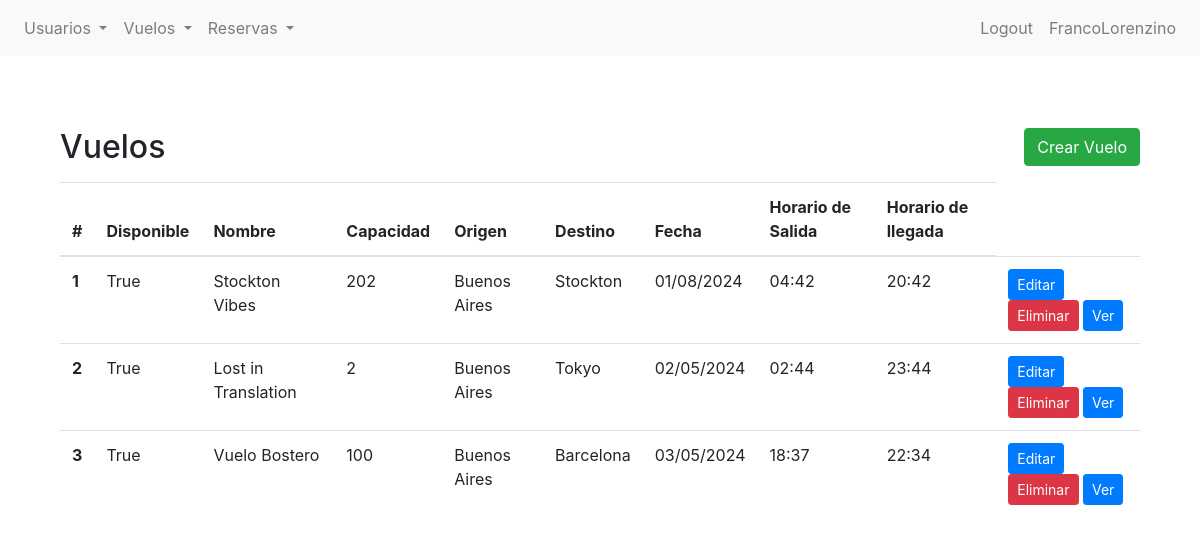
The page /bookings/vuelo/list/ (signed in) on the database its author committed.
### bookings/models.py (models this page shows, shortened)
class Vuelo(models.Model):
    nombre = models.CharField(max_length=100)
    disponible = models.BooleanField(default=True)
    capacidad = models.IntegerField()
    origen = models.CharField(max_length=100)
    destino = models.CharField(max_length=100)
    fecha = models.DateField(default=timezone.now)
    hora_salida = models.TimeField(default=timezone.now)
    hora_llegada = models.TimeField(default=timezone.now)

### bookings/views.py (the view)
# urls.py: path("vuelo/list/", vuelo_list_view, name="vuelo-list"),
@login_required
def vuelo_list_view(request):
    todos_los_vuelos = Vuelo.objects.all()
    contexto = {"SANTIAGOMOTORIZADO": todos_los_vuelos}
    return render(request, "bookings/vuelos/list.html", contexto)

### bookings/templates/bookings/vuelos/list.html (shortened to what this page needs)
{% extends 'bookings/base.html' %}
{% block content %}
<section class="py-5">
    <div class="container">
        <div class="d-flex justify-content-between align-items-center mb-3">
            <h2 class="mb-0">Vuelos</h2>
            <a href="{% url 'vuelo-create' %}" class="btn btn-success">Crear Vuelo</a>
        </div>
        <table class="table">
            <thead>
                <tr>
                    <th scope="col">#</th>
                    <th scope="col">Disponible</th>
                    <th scope="col">Nombre</th>
                    <th scope="col">Capacidad</th>
                    <th scope="col">Origen</th>
                    <th scope="col">Destino</th>
                    <th scope="col">Fecha</th>
                    <th scope="col">Horario de Salida</th>
                    <th scope="col">Horario de llegada</th>
                </tr>
            </thead>
            <tbody>
                {% if SANTIAGOMOTORIZADO %}
                {% for vuelo in SANTIAGOMOTORIZADO %}
                <tr>
                    <th scope="row">{{ forloop.counter }}</th>
                    <td>{{ vuelo.disponible }}</td>
                    <td>{{ vuelo.nombre }}</td>
                    <td>{{ vuelo.capacidad }}</td>
                    <td>{{ vuelo.origen }}</td>
                    <td>{{ vuelo.destino }}</td>
                    <td>{{ vuelo.fecha | date:"d/m/Y"}}</td>
                    <td>{{ vuelo.hora_salida | date:"H:i"}}</td>
                    <td>{{ vuelo.hora_llegada | date:"H:i"}}</td>
                    <td>
                        <a href="{% url 'vuelo-update' vuelo.id %}" class="btn btn-primary btn-sm">Editar</a>
                        <a href="{% url 'vuelo-delete' vuelo.id %}" class="btn btn-danger btn-sm">Eliminar</a>
                        <a href="{% url 'vuelo-detail' vuelo.id %}" class="btn btn-primary btn-sm">Ver</a>
                    </td>
                </tr>
                {% endfor %}
                {% else %}
                <tr>
                    <td colspan="7">No hay Vuelos disponibles.</td>
                </tr>
                {% endif %}
            </tbody>
        </table>
    </div>
</section>
{% endblock %}

### bookings/templates/bookings/base.html (shortened to what this page needs)
{% load static %}
<!DOCTYPE html>
<html lang="en">
<head>
    <link rel="stylesheet" href="{% static 'bookings/css/bootstrap.css' %}">
</head>
<body>
    <nav class="navbar navbar-expand-lg navbar-light bg-light">
        <div class="collapse navbar-collapse" id="navbarNav">
            <ul class="navbar-nav">
                {% if user.is_authenticated %}
                <li class="nav-item dropdown">
                    <a class="nav-link dropdown-toggle" href="#" id="navbarDropdownMenuLinkReserva" role="button" data-toggle="dropdown" aria-haspopup="true" aria-expanded="false">
                        Usuarios
                    </a>
                </li>
                <li class="nav-item dropdown">
                    <a class="nav-link dropdown-toggle" href="#" id="navbarDropdownMenuLinkSala" role="button" data-toggle="dropdown" aria-haspopup="true" aria-expanded="false">
                        Vuelos
                    </a>
                </li>
                <li class="nav-item dropdown">
                    <a class="nav-link dropdown-toggle" href="#" id="navbarDropdownMenuLinkReserva" role="button" data-toggle="dropdown" aria-haspopup="true" aria-expanded="false">
                        Reservas
                    </a>
                </li>
                {% endif %}
            </ul>
            <ul class="navbar-nav ml-auto">
                {% if user.is_authenticated %}
                    <li class="nav-item">
                        <a class="nav-link" href="{% url 'logout' %}">Logout</a>
                    </li>
                    <li class="nav-item">
                        <a class="nav-link" href="{% url 'editar-perfil' %}">{{ user }}</a>
                    </li>
                {% endif %}
            </ul>
        </div>
    </nav>
    <div class="container mt-4">
        {% block content %}{% endblock content %}
    </div>
</body>
</html>

### rows shown on the page
Vuelo: disponible "True", nombre "Stockton Vibes", capacidad "202", origen "Buenos Aires", destino "Stockton", fecha "01/08/2024", hora_salida "04:42", hora_llegada "20:42"
Vuelo: disponible "True", nombre "Lost in Translation", capacidad "2", origen "Buenos Aires", destino "Tokyo", fecha "02/05/2024", hora_salida "02:44", hora_llegada "23:44"
Vuelo: disponible "True", nombre "Vuelo Bostero", capacidad "100", origen "Buenos Aires", destino "Barcelona", fecha "03/05/2024", hora_salida "18:37", hora_llegada "22:34"

### other values the page prints
{{ user }} "FrancoLorenzino"
